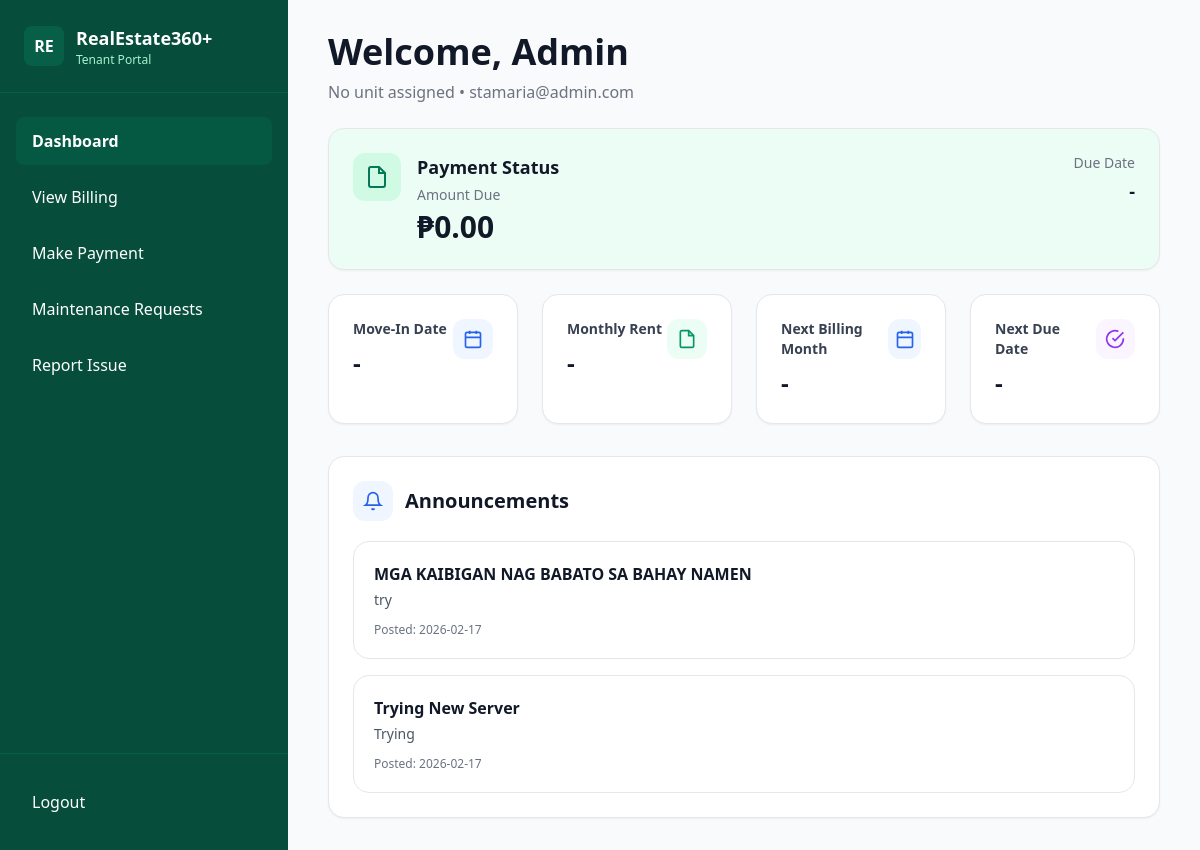
The app's page /tenant/ (signed in), older data.
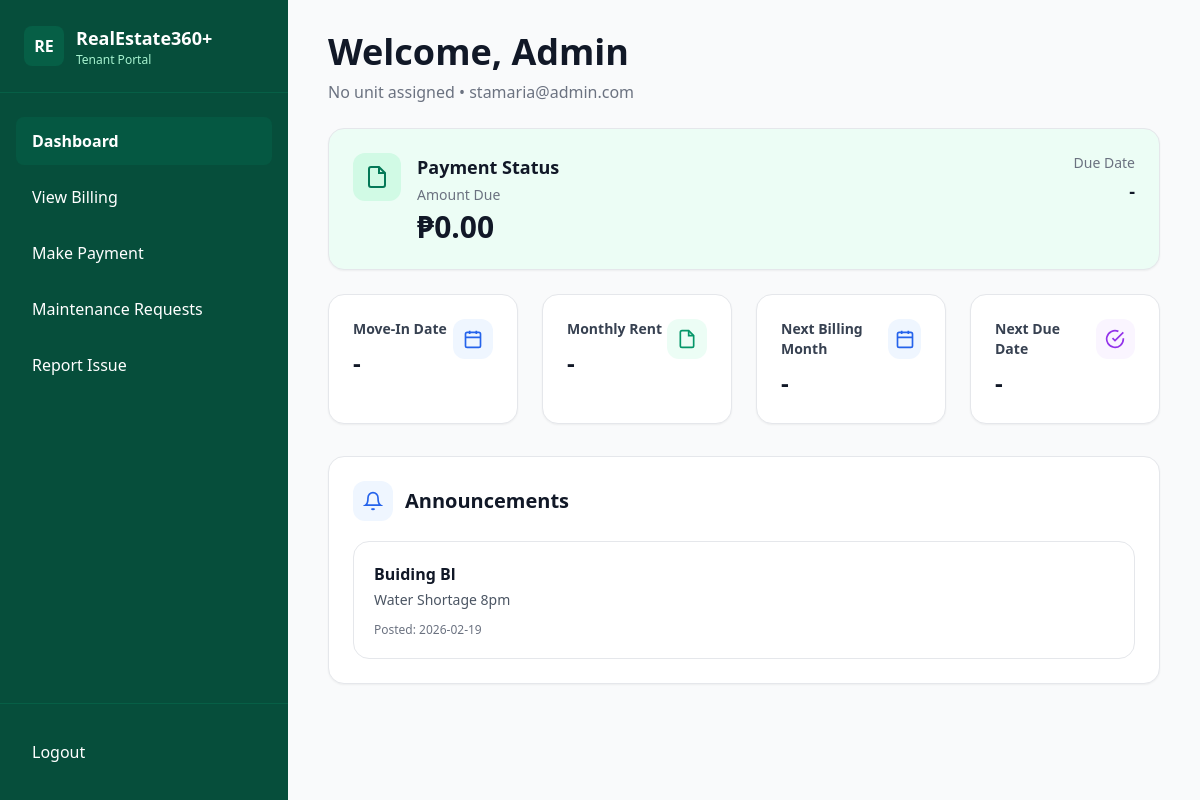
The same page, newer data.
### accounts/models.py (models this page shows)
class User(AbstractUser):
    class Role(models.TextChoices):
        ADMIN = "ADMIN", "Admin"
        TENANT = "TENANT", "Tenant"
    role = models.CharField(max_length=10, choices=Role.choices, default=Role.TENANT)
    email = models.EmailField(unique=True)
    username = models.CharField(max_length=150, unique=True)  # keep for Django admin
    REQUIRED_FIELDS = ["username"]
    USERNAME_FIELD = "email"

### announcements/models.py (models this page shows, shortened)
class Announcement(models.Model):
    title = models.CharField(max_length=150)
    body = models.TextField()
    is_active = models.BooleanField(default=True)
    created_by = models.ForeignKey(settings.AUTH_USER_MODEL, on_delete=models.SET_NULL, null=True)
    created_at = models.DateTimeField(auto_now_add=True)

### rentals/views.py (the view, shortened to what this page needs)
# urls.py: path("", views.tenant_dashboard, name="tenant_dashboard"),
@login_required
def tenant_dashboard(request):
    user = request.user
    profile = TenantProfile.objects.filter(user=user).first()
    lease = Lease.objects.filter(tenant=user, is_active=True).select_related("unit").first()
    announcements = Announcement.objects.filter(is_active=True).order_by("-created_at")[:5]
    current_bill = None
    next_billing_month = None
    next_due_date = None
    return render(
        request,
        "rentals/tenant_dashboard.html",
        {
            "profile": profile,
            "lease": lease,
            "announcements": announcements,
            "current_bill": current_bill,
            "next_billing_month": next_billing_month,
            "next_due_date": next_due_date,
        },
    )

### templates/rentals/tenant_dashboard.html (shortened to what this page needs)
{% extends "base.html" %}
{% block content %}
<div class="min-h-screen flex bg-gray-50">
  <aside class="w-72 bg-emerald-900 text-white flex flex-col">
    <div class="px-6 py-6 border-b border-emerald-800">
      <div class="flex items-center gap-3">
        <div class="w-10 h-10 rounded-lg bg-emerald-800 flex items-center justify-center font-bold">
          RE
        </div>
        <div>
          <div class="text-lg font-bold">RealEstate360+</div>
          <div class="text-xs text-emerald-200">Tenant Portal</div>
        </div>
      </div>
    </div>
    <nav class="px-4 py-6 space-y-2 flex-1">
      <a href="{% url 'tenant_dashboard' %}"
         class="block px-4 py-3 rounded-lg bg-emerald-800/60 hover:bg-emerald-800 transition font-semibold">
        Dashboard
      </a>
      <a href="{% url 'tenant_billing' %}" class="block px-4 py-3 rounded-lg hover:bg-emerald-800/40 transition">
        View Billing
      </a>
      <a href="{% url 'tenant_pay_advance' %}"
         class="block px-4 py-3 rounded-lg hover:bg-emerald-800/40 transition">
        Make Payment
      </a>
      <a href="{% url 'maintenance_list' %}"
         class="block px-4 py-3 rounded-lg hover:bg-emerald-800/40 transition">
        Maintenance Requests
      </a>
      <a href="{% url 'report_issue' %}"
         class="block px-4 py-3 rounded-lg hover:bg-emerald-800/40 transition">
        Report Issue
      </a>
    </nav>
    <div class="px-4 py-6 border-t border-emerald-800">
      <form method="post" action="{% url 'logout' %}">
        <button type="submit"
                class="w-full text-left px-4 py-3 rounded-lg hover:bg-emerald-800/40 transition">
          Logout
        </button>
      </form>
    </div>
  </aside>
  <main class="flex-1 px-10 py-8">
    <div class="mb-6">
      <h1 class="text-4xl font-extrabold text-gray-900">
        Welcome,
        {% if profile and profile.full_name %}
          {{ profile.full_name }}
        {% else %}
          {{ request.user.username }}
        {% endif %}
      </h1>
      <p class="text-gray-500 mt-2">
        {% if lease %}
          Unit {{ lease.unit.number }} • {{ request.user.email }}
        {% else %}
          No unit assigned • {{ request.user.email }}
        {% endif %}
      </p>
    </div>
    <div class="rounded-2xl border bg-emerald-50 p-6 shadow-sm">
      <div class="flex items-start gap-4">
        <div class="w-12 h-12 rounded-xl bg-emerald-100 flex items-center justify-center">
          <svg xmlns="http://www.w3.org/2000/svg" class="w-6 h-6 text-emerald-700" viewBox="0 0 24 24" fill="none" stroke="currentColor" stroke-width="2">
            <path d="M14 2H6a2 2 0 0 0-2 2v16a2 2 0 0 0 2 2h12a2 2 0 0 0 2-2V8z"></path>
            <path d="M14 2v6h6"></path>
          </svg>
        </div>
        <div class="flex-1">
          <div class="flex items-start justify-between gap-6">
            <div>
              {% if current_payment and current_payment.status == "PAID" %}
                <h2 class="text-lg font-bold text-gray-900">Payment Received</h2>
              {% else %}
                <h2 class="text-lg font-bold text-gray-900">Payment Status</h2>
              {% endif %}
              <p class="text-sm text-gray-500 mt-1">Amount Due</p>
              <div class="text-3xl font-extrabold text-gray-900 mt-1">
                {% if current_balance %}
                  ₱{{ current_balance.total_due }}
                {% else %}
                  ₱0.00
                {% endif %}
              </div>
            </div>
            <div class="text-right">
              <p class="text-sm text-gray-500">Due Date</p>
              <p class="text-lg font-bold text-gray-900 mt-1">
                {% if current_balance %}
                  {{ current_balance.due_date|date:"Y-m-d" }}
                {% else %}
                  -
                {% endif %}
              </p>
            </div>
          </div>
        </div>
      </div>
    </div>
    <div class="mt-6 grid grid-cols-1 md:grid-cols-4 gap-6">
      <div class="bg-white rounded-2xl border shadow-sm p-6">
        <div class="flex items-start justify-between">
          <div>
            <p class="text-sm font-semibold text-gray-700">Move-In Date</p>
            <p class="text-2xl font-extrabold text-gray-900 mt-2">
              {% if lease %}
                {{ lease.start_date|date:"Y-m-d" }}
              {% else %}
                -
              {% endif %}
            </p>
          </div>
          <div class="w-10 h-10 rounded-xl bg-blue-50 flex items-center justify-center">
            <svg xmlns="http://www.w3.org/2000/svg" class="w-5 h-5 text-blue-600" viewBox="0 0 24 24" fill="none" stroke="currentColor" stroke-width="2">
              <rect x="3" y="4" width="18" height="18" rx="2"></rect>
              <path d="M16 2v4M8 2v4M3 10h18"></path>
            </svg>
          </div>
        </div>
      </div>
      <div class="bg-white rounded-2xl border shadow-sm p-6">
        <div class="flex items-start justify-between">
          <div>
            <p class="text-sm font-semibold text-gray-700">Monthly Rent</p>
            <p class="text-2xl font-extrabold text-gray-900 mt-2">
              {% if lease %}
                ₱{{ lease.monthly_rent }}
              {% else %}
                -
              {% endif %}
            </p>
          </div>
          <div class="w-10 h-10 rounded-xl bg-emerald-50 flex items-center justify-center">
            <svg xmlns="http://www.w3.org/2000/svg" class="w-5 h-5 text-emerald-600" viewBox="0 0 24 24" fill="none" stroke="currentColor" stroke-width="2">
              <path d="M14 2H6a2 2 0 0 0-2 2v16a2 2 0 0 0 2 2h12a2 2 0 0 0 2-2V8z"></path>
              <path d="M14 2v6h6"></path>
            </svg>
          </div>
        </div>
      </div>
      <div class="bg-white rounded-2xl border shadow-sm p-6">
        <div class="flex items-start justify-between">
          <div>
            <p class="text-sm font-semibold text-gray-700">Next Billing Month</p>
            <p class="text-2xl font-extrabold text-gray-900 mt-2">
              {% if next_billing_month %}
                {{ next_billing_month|date:"F Y" }}
              {% else %}
                -
              {% endif %}
            </p>
          </div>
          <div class="w-10 h-10 rounded-xl bg-blue-50 flex items-center justify-center">
            <svg xmlns="http://www.w3.org/2000/svg" class="w-5 h-5 text-blue-600" viewBox="0 0 24 24" fill="none" stroke="currentColor" stroke-width="2">
              <rect x="3" y="4" width="18" height="18" rx="2"></rect>
              <path d="M16 2v4M8 2v4M3 10h18"></path>
            </svg>
          </div>
        </div>
      </div>
      <div class="bg-white rounded-2xl border shadow-sm p-6">
        <div class="flex items-start justify-between">
          <div>
            <p class="text-sm font-semibold text-gray-700">Next Due Date</p>
            <p class="text-2xl font-extrabold text-gray-900 mt-2">
              {% if next_due_date %}
                {{ next_due_date|date:"Y-m-d" }}
              {% else %}
                -
              {% endif %}
            </p>
          </div>
          <div class="w-10 h-10 rounded-xl bg-purple-50 flex items-center justify-center">
            <svg xmlns="http://www.w3.org/2000/svg" class="w-5 h-5 text-purple-600" viewBox="0 0 24 24" fill="none" stroke="currentColor" stroke-width="2">
              <path d="M22 11.08V12a10 10 0 1 1-5.93-9.14"></path>
              <path d="M22 4 12 14.01l-3-3"></path>
            </svg>
          </div>
        </div>
      </div>
    </div>
    <div class="mt-8 bg-white rounded-2xl border shadow-sm p-6">
      <div class="flex items-center gap-3 mb-5">
        <div class="w-10 h-10 rounded-xl bg-blue-50 flex items-center justify-center">
          <svg xmlns="http://www.w3.org/2000/svg" class="w-5 h-5 text-blue-600" viewBox="0 0 24 24" fill="none" stroke="currentColor" stroke-width="2">
            <path d="M18 8a6 6 0 0 0-12 0c0 7-3 9-3 9h18s-3-2-3-9"></path>
            <path d="M13.73 21a2 2 0 0 1-3.46 0"></path>
          </svg>
        </div>
        <h2 class="text-xl font-bold text-gray-900">Announcements</h2>
      </div>
      <div class="space-y-4">
        {% for a in announcements %}
          <div class="rounded-2xl border p-5 bg-white">
            <h3 class="font-bold text-gray-900">{{ a.title }}</h3>
            <p class="text-sm text-gray-600 mt-1">{{ a.body }}</p>
            <div class="text-xs text-gray-500 mt-3">
              Posted: {{ a.created_at|date:"Y-m-d" }}
            </div>
          </div>
        {% empty %}
          <p class="text-gray-500">No announcements.</p>
        {% endfor %}
      </div>
    </div>
  </main>
</div>
{% endblock %}

### templates/base.html (shortened to what this page needs)
<!doctype html>
<html lang="en">
<head>
  <script src="https://cdn.tailwindcss.com"></script>
</head>
<body>
  {% block content %}{% endblock %}
</body>
</html>

Row changes from the older to the newer data that the page shows:
removed Announcement: title "MGA KAIBIGAN NAG BABATO SA BAHAY NAMEN", body "try", created_at "2026-02-17"
removed Announcement: title "Trying New Server", body "Trying", created_at "2026-02-17"
added Announcement: title "Buiding Bl", body "Water Shortage 8pm", created_at "2026-02-19"
